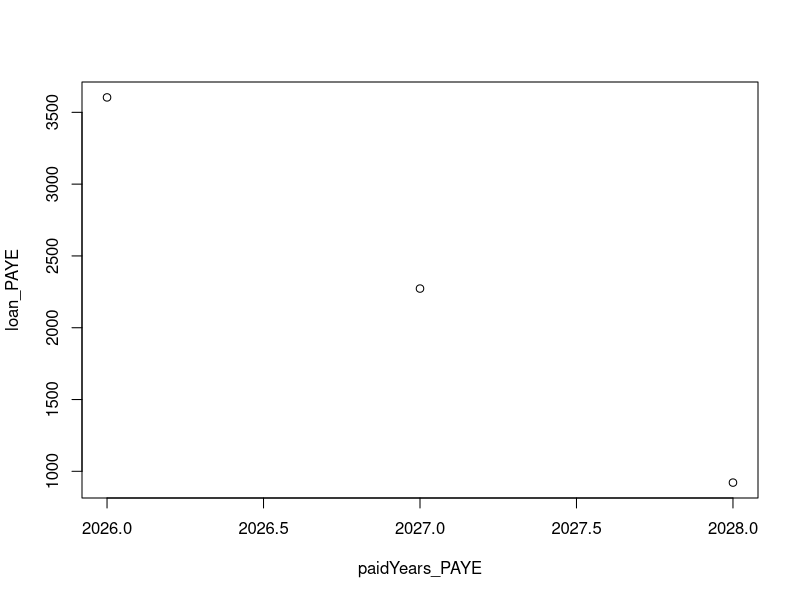
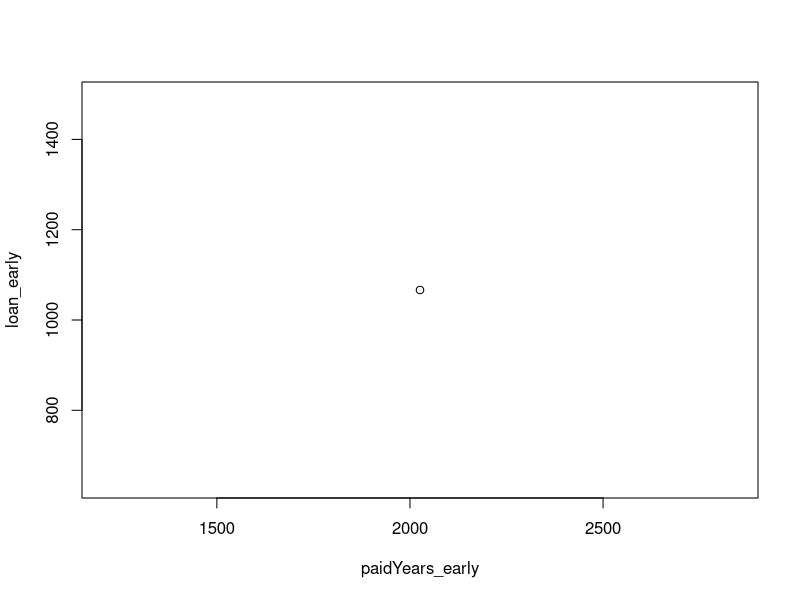

Recreate these plots in R, in order.
rm(list = ls())

# User input
salary <- 36261
monthly_deductions <- 241.74
monthly_bonus <- 11.25
true_salary <- salary - monthly_deductions*12 + monthly_bonus*12
loan <-  4915.56
gradYear <- 2011
country <- NULL
savings <- 2500
homeowner <- NULL
loan_interestRate <- 1.015

# Basic calculations
payment <- if (true_salary > 18330){
  .09*(true_salary-18330)
} else{
  0
}

nYears <- 30 - (as.numeric(format(Sys.Date(), "%Y")) - gradYear)
allYears <- seq(as.numeric(format(Sys.Date(), "%Y")), as.numeric(format(Sys.Date(), "%Y")) + nYears, 1)

# Student loan calculation (PAYE)
loan_PAYE <- numeric()
x <- loan
paid_PAYE <- 0
for (i in 1:nYears) {
  if (x > payment) {
    x <- loan_interestRate*(x - payment)
    paid_PAYE <- paid_PAYE + payment
    loan_PAYE <- c(loan_PAYE, x)
  }else{
    paid_PAYE <- paid_PAYE + x
    x <- 0
    if (x > 0) {
    loan_PAYE <- c(loan_PAYE, x)
    }
  }
}

paidYears_PAYE <- seq(as.numeric(format(Sys.Date(), "%Y")), as.numeric(format(Sys.Date(), "%Y"))+length(loan_PAYE)-1, 1)
plot(paidYears_PAYE, loan_PAYE)
length(loan_PAYE)
tail(loan_PAYE, 1)
paid_PAYE
loan_PAYE_interestPaid <- paid_PAYE - loan
loan_PAYE_interestPaid


# Pay off loan early
loan_early <- numeric()
x <- loan - savings
paid_early <- 0
for (i in 1:nYears) {
  if (x > payment) {
    x <- loan_interestRate*(x - payment)
    paid_early <- paid_early + payment
    loan_early <- c(loan_early, x)
  }else{
    paid_early <- paid_early + x
    x <- 0
    if (x > 0) {
      loan_early <- c(loan_early, x)
    }
  }
}

paidYears_early <- seq(as.numeric(format(Sys.Date(), "%Y")), as.numeric(format(Sys.Date(), "%Y"))+length(loan_early)-1, 1)

loan_early
plot(paidYears_early, loan_early)
tail(loan_early, 1)
paid_early <- paid_early + savings
loan_early_interestPaid <- paid_early - loan
loan_early_interestSaved <- loan_PAYE_interestPaid - loan_early_interestPaid
loan_early_interestSaved

# S&S ISA 
isa_interestRate <- 1.07
isa <- as.numeric()
x <- savings
for (i in 1:length(loan_PAYE)){
  x <- x*isa_interestRate
  isa <- c(isa, x)
}

isa_profit <- tail(isa, 1) - savings
isa_profit
loan_early_interestSaved
isa_profit - loan_early_interestSaved

# Marcus
marcus_interestRate_intro <- 1.0165
marcus_interestRate <- 1.015
marcus <- numeric()
x <- savings
for (i in 1:length(loan_PAYE)){
  if (i == 1){
    x <- x*marcus_interestRate_intro
    marcus <- c(marcus, x)
  }else{
    x <- x*marcus_interestRate
    marcus <- c(marcus, x)
  }
}

marcus_profit <- tail(marcus, 1) - savings
marcus_profit
loan_early_interestSaved
marcus_profit - loan_early_interestSaved
